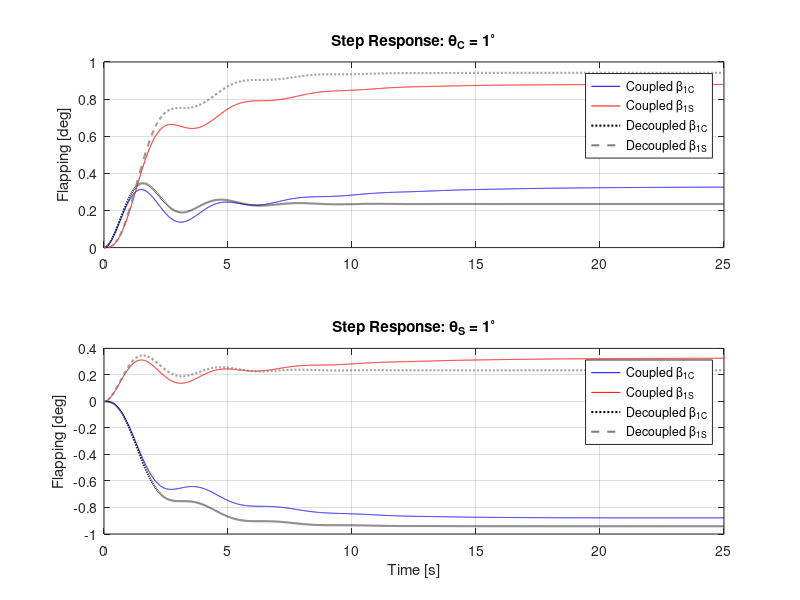
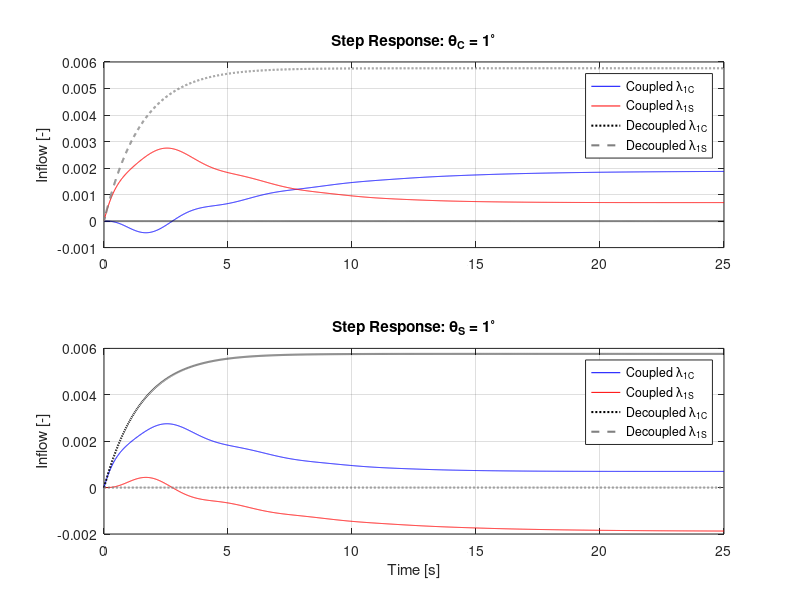
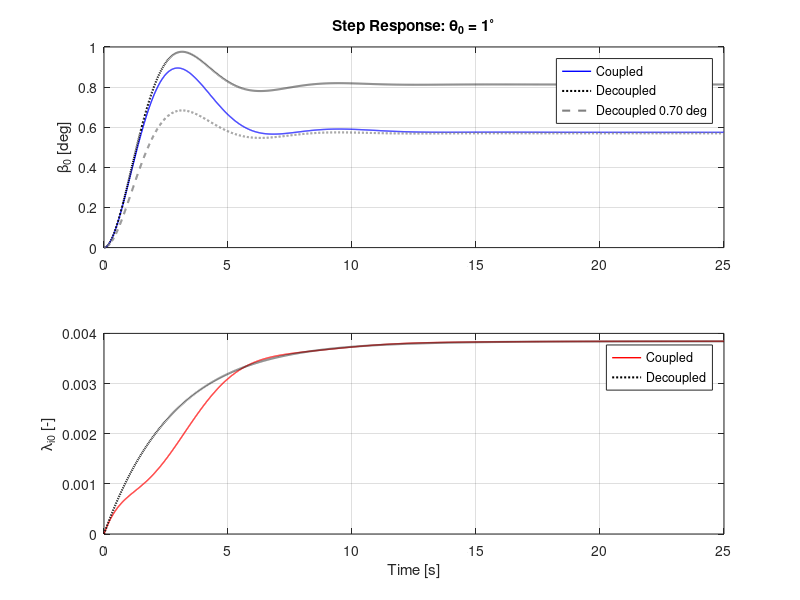
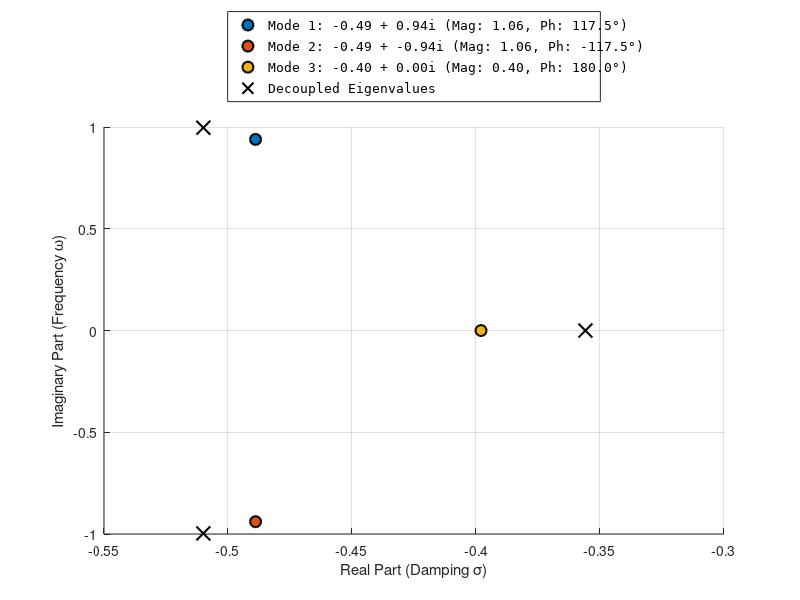

These charts were generated, in order, by the following MATLAB code:
% Helicopter Flapping and Dynamic Inflow Analysis
clear; clc; close all;

% Toggle: 1 = 6x6 Cyclic Analysis | 0 = 3x3 Coning Analysis
isSixVec = [0,1];
pos0 = get(0,'defaultFigurePosition');

for idxSix = 1:length(isSixVec)
    isSix = isSixVec(idxSix);

    %% 1. Parameters
    Cl_alpha      = 5.7;
    gamma    = 8.159;
    sigma    = 0.07;
    nu0beta     = 1.12;
    CT       = 0.005117;
    lambda_i_bar = sqrt(CT/2);

    % Using Option 1 for Inflow Constants
    KI = 16 / (pi * 45);
    Km = 8 / (pi * 3); % Note: Km is not used in this specific A-matrix version

    %% 2. Construct Matrix A and B from Images
    % State vector: [beta_dot_1c; beta_dot_1s; beta_1c; beta_1s; lambda_1s; lambda_1c]
    % Inputs: [theta_c; theta_s]

    % Helper variables for clarity
    g8    = gamma / 8;
    g6 = gamma / 6;
    nuSq1 = nu0beta^2 - 1;
    C_inf = (Cl_alpha * sigma) / (16 * KI);
    L_inf = (lambda_i_bar / KI) + C_inf;

    % Following your specific definition for the inflow terms
    C_inf_0 = (Cl_alpha * sigma) / (6 * Km);
    % The term is defined as negative for stability in the A matrix
    L_inf_0 = -(1 / Km) * (4 * lambda_i_bar + (Cl_alpha * sigma / 4));


    if isSix == 1
        A = [ -g8,    -2,    -nuSq1,  -g8,      0,     -g8;
            2,     -g8,     g8,    -nuSq1,  -g8,      0;
            1,      0,      0,      0,      0,      0;
            0,      1,      0,      0,      0,      0;
            0,     -C_inf,  C_inf,  0,     -L_inf,  0;
            -C_inf,  0,      0,     -C_inf,   0,     -L_inf ];
        B = [ g8,      0;
            0,       g8;
            0,       0;
            0,       0;
            0,       C_inf;
            C_inf,   0 ];
    else
        % Matrix A from your derivation (3x3 coning)
        A = [ -g8,      -nu0beta^2,  -g6;
            1,        0,        0;
            -C_inf_0,  0,       L_inf_0 ];
        % Matrix B from your derivation
        B = [ g8;
            0;
            C_inf_0 ];
    end

    %% 3. Eigenvalues and Normalized Eigenvectors
    [V, D] = eig(A);
    ev = diag(D);

    if isSix == 1
        A_flap_only = A(1:4, 1:4); % Coupled flapping states
        A_inf_only  = A(5:6, 5:6); % Coupled inflow states
        ev_dec = [eig(A_flap_only); eig(A_inf_only)];
    else
        % For 3x3 coning: rows 1-2 are flapping, row 3 is inflow
        ev_dec = [eig(A(1:2, 1:2)); A(3,3)]; % Eventually change this?
    end

    % Custom Normalization:
    % Max element magnitude = 1, Phase of that element = 0 deg
    V_norm = zeros(size(V));
    for k = 1:size(V, 2)
        [max_val, idx] = max(abs(V(:,k)));
        ref_phase = angle(V(idx, k));
        V_norm(:, k) = (V(:, k) / max_val) * exp(-1i * ref_phase);
    end

    % Display Results to Command Window
    disp('Eigenvalues:'); disp(ev);
    disp('Decoupled eigenvalues:'); disp(ev_dec);
    for idx = 1:size(V, 2)
        fprintf('\nMode %d Eigenvector (Mag | Phase Deg):\n', idx);
        disp([abs(V_norm(:,idx)), angle(V_norm(:,idx))*180/pi]);
    end

    % --- Section 3 Expansion: Detailed Eigenvalue Map ---
    figure(idxSix*10);
    %set(gcf,'position',[pos0(1:2) 1.5 *pos0(3), pos0(4)])
    clf; hold on;
    colors_ev = lines; % 6 distinct colors for the 6 modes
    h = zeros(size(V, 2),1);

    for k = 1:size(V, 2)
        % Calculate Magnitude and Phase of the Eigenvalue itself
        ev_mag = abs(ev(k));
        ev_phase = angle(ev(k)) * 180/pi; % Phase in degrees

        % Plot each eigenvalue
        h(k) = plot(real(ev(k)), imag(ev(k)), 'o', 'MarkerSize', 8, ...
            'MarkerFaceColor', colors_ev(k,:), 'Color', 'k', 'LineWidth', 1.5);

        % Construct legend string with Mag and Phase
        ev_labels{k} = sprintf('Mode %d: %.2f + %.2fi (Mag: %.2f, Ph: %.1f°)', ...
            k, real(ev(k)), imag(ev(k)), ev_mag, ev_phase); %#ok<*SAGROW>
    end

    grid on; %xline(0, 'k-', 'LineWidth', 2); yline(0, 'k-', 'LineWidth', 2);
    xlabel('Real Part (Damping \sigma)');
    ylabel('Imaginary Part (Frequency \omega)');

    % title('System Eigenvalues: Stability & Frequency Analysis');

    % Capture the handle for the decoupled plot
    h_dec = plot(real(ev_dec), imag(ev_dec), 'kx', 'MarkerSize', 10, 'LineWidth', 1.5);

    % 2. Combine the handles and the labels into one legend call
    % [h; h_dec] merges the 6 mode handles with the 1 decoupled handle
    % [ev_labels, {'Decoupled Eig. Val.'}] merges the two cell arrays
    legend([h; h_dec], [ev_labels, {'Decoupled Eigenvalues'}], ...
        'Location', 'northoutside', 'FontSize', 9, 'FontName', 'Consolas');

    %axis tight;
    hold off;

    %% 4. Time Simulation (Step Inputs)
    deg2rad = pi/180;
    t = 0:0.01:25; % Non-dimensional time

    if isSix == 1

        % Inputs must be (length(t) x num_inputs)
        % Case 1: QC = 1 deg, QS = 0
        u1 = [ones(length(t), 1)*deg2rad, zeros(length(t), 1)];
        % Case 2: QC = 0, QS = 1 deg
        u2 = [zeros(length(t), 1), ones(length(t), 1)*deg2rad];

        sys = ss(A, B, eye(size(A, 1)), 0);
        [y1, t1] = lsim(sys, u1, t);
        [y2, t2] = lsim(sys, u2, t);
    else
        % 3x3 coning
        u = ones(size(t))*deg2rad;
        sys_coned = ss(A, B, eye(3), 0);
        [y, t_out] = lsim(sys_coned, u, t);
    end


    % Create a decoupled version of A by zeroing out coupling blocks
    A_decoupled = A;
    if isSix == 1
        % 6x6 Cyclic Analysis: States [beta_dot_1c/s; beta_1c/s; lambda_1c/s]
        A_decoupled(1:4, 5:6) = 0; % Remove inflow effect on flapping [cite: 57-89]
        A_decoupled(5:6, 1:4) = 0; % Remove flapping effect on inflow [cite: 57-89]

        % Construct the decoupled system for simulation
        sys_dec = ss(A_decoupled, B, eye(size(A, 1)), 0);

        y_dec1 = lsim(sys_dec, u1, t);
        y_dec2 = lsim(sys_dec, u2, t);

    else
        % 3x3 Coning Analysis: States [beta_dot; beta; lambda_i0]
        
        % Row 1 & 2 are flapping, Row 3 is inflow
        A_decoupled(1:2, 3) = 0;   % Remove inflow effect on flapping
        A_decoupled(3, 1:2) = 0;   % Remove flapping effect on inflow
        % Construct the decoupled system for simulation
        sys_dec = ss(A_decoupled, B, eye(size(A, 1)), 0);
        [y_dec] = lsim(sys_dec, u, t);
        
        % C_inf_0/(- L_inf_0) * pi/180 - y(end,3) % for debugging
        lambda_inf = C_inf_0/(- L_inf_0) * pi/180;     
        u_cor = u - g6* lambda_inf; % Move lambda steady state into input
        [y_dec_cor] = lsim(sys_dec, u_cor, t);
    end



    %% 5. Plotting (States in Degrees)
    lw = 1;
    grey_color = 0.5*ones(1,3);
    if isSix == 1
        % --- 6x6 Cyclic Results: Flapping ---
        % --- 6x6 Cyclic Results: Flapping ---

        grey_color = 0.5*ones(1,3);
        figure(2); clf;
        subplot(2,1,1);
        plot(t, y1(:,3)*180/pi, 'b'); hold on; % Coupled beta_1c [cite: 329]
        plot(t, y1(:,4)*180/pi, 'r');          % Coupled beta_1s [cite: 329]
        plot(t, y_dec1(:,3)*180/pi, 'k:', 'LineWidth', lw+0.5); % Decoupled beta_1c
        plot(t, y_dec1(:,4)*180/pi, '--', 'Color', grey_color, 'LineWidth', lw+0.5); % Decoupled beta_1s
        ylabel('Flapping [deg]'); title('Step Response: \theta_C = 1^\circ');
        legend('Coupled \beta_{1C}', 'Coupled \beta_{1S}', 'Decoupled \beta_{1C}', 'Decoupled \beta_{1S}'); grid on;

        subplot(2,1,2);
        plot(t, y2(:,3)*180/pi, 'b'); hold on; % Coupled beta_1c [cite: 332]
        plot(t, y2(:,4)*180/pi, 'r');          % Coupled beta_1s [cite: 332]
        plot(t, y_dec2(:,3)*180/pi, 'k:', 'LineWidth', lw+0.5); % Decoupled beta_1c
        plot(t, y_dec2(:,4)*180/pi, '--', 'Color', grey_color, 'LineWidth', lw+0.5); % Decoupled beta_1s
        ylabel('Flapping [deg]'); xlabel('Time [s]'); title('Step Response: \theta_S = 1^\circ');
        legend('Coupled \beta_{1C}', 'Coupled \beta_{1S}', 'Decoupled \beta_{1C}', 'Decoupled \beta_{1S}'); grid on;

        % --- 6x6 Cyclic Results: Inflow ---
        figure(3); clf;
        subplot(2,1,1);
        plot(t, y1(:,5), 'b'); hold on; % Coupled lambda_1c [cite: 338]
        plot(t, y1(:,6), 'r');          % Coupled lambda_1s [cite: 338]
        plot(t, y_dec1(:,5), 'k:', 'LineWidth', lw+0.5); % Decoupled lambda_1c
        plot(t, y_dec1(:,6), '--', 'Color', grey_color, 'LineWidth', lw+0.5); % Decoupled lambda_1s
        ylabel('Inflow [-]'); title('Step Response: \theta_C = 1^\circ');
        legend('Coupled \lambda_{1C}', 'Coupled \lambda_{1S}', 'Decoupled \lambda_{1C}', 'Decoupled \lambda_{1S}'); grid on;

        subplot(2,1,2);
        plot(t, y2(:,5), 'b'); hold on; % Coupled lambda_1c [cite: 343]
        plot(t, y2(:,6), 'r');          % Coupled lambda_1s [cite: 343]
        plot(t, y_dec2(:,5), 'k:', 'LineWidth', lw+0.5); % Decoupled lambda_1c
        plot(t, y_dec2(:,6), '--', 'Color', grey_color, 'LineWidth', lw+0.5); % Decoupled lambda_1s
        ylabel('Inflow [-]'); xlabel('Time [s]'); title('Step Response: \theta_S = 1^\circ');
        legend('Coupled \lambda_{1C}', 'Coupled \lambda_{1S}', 'Decoupled \lambda_{1C}', 'Decoupled \lambda_{1S}'); grid on;
    else
        % --- 3x3 Coning Results - SINGLE PLOT MODE ---

        figure(4); clf;

        subplot(2,1,1);
        plot(t_out, y(:,2)*180/pi, 'b', 'LineWidth', lw);  % beta_0 flapping
        hold on;
        plot(t_out, y_dec(:,2)*180/pi, 'k:','LineWidth', lw+0.5); % Decoupled flapping in dotted black
        plot(t_out, y_dec_cor(:,2)*180/pi, '--', 'Color', grey_color, 'LineWidth', lw+0.5); % Decoupled flapping in dotted black
        legend('Coupled', 'Decoupled', ['Decoupled', sprintf(' %2.2f deg', unique(u_cor)*180/pi)] );
        ylabel('\beta_0 [deg]');
        title('Step Response: \theta_0 = 1^\circ');
        grid on;

        subplot(2,1,2);
        plot(t_out, y(:,3), 'r', 'LineWidth', lw);         % lambda_i0 inflow
        hold on;
        plot(t_out, y_dec(:,3), 'k:','LineWidth', lw+ 0.5); % Decoupled flapping in dotted black
        % plot(t_out, y_dec_cor(:,3), '--', 'Color', grey_color, 'LineWidth', lw+0.5); % Decoupled flapping in dotted black
        legend('Coupled', 'Decoupled'); % ['Decoupled', sprintf(' %2.2f deg', unique(u_cor)*180/pi)] 
        ylabel('\lambda_{i0} [-]'); xlabel('Time [s]');
        grid on;

        % NO legend needed - only 1 signal per subplot (exactly as requested)
    end
end
